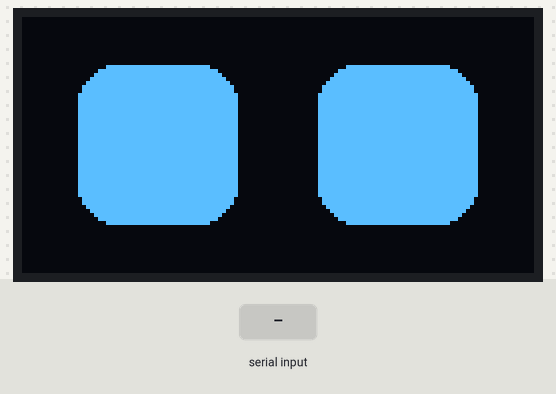
A sketch run on a simulated ESP32. On the bench: 128×64 one-colour display. Inputs (shaded band) come from the test bench. Random numbers use the default seed unless the sketch sets one; what the sketch prints to the serial monitor is not drawn.

Above: at 3.6 s.
3.7 s: "happy\n" received over Serial
At 5.0 s:
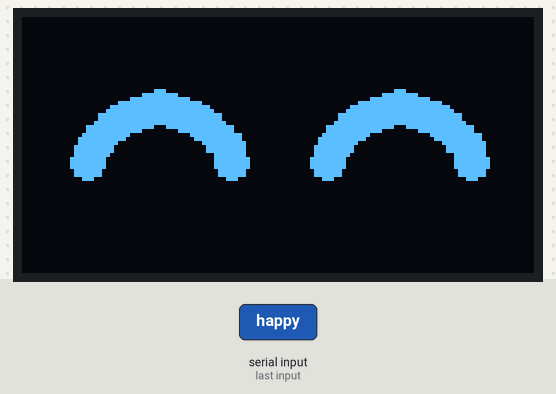
5.5 s: "confused\n" received over Serial
At 6.7 s:
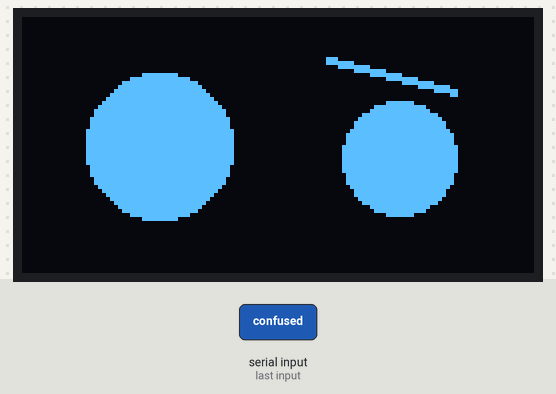
7.3 s: "thinking\n" received over Serial
At 9.8 s:
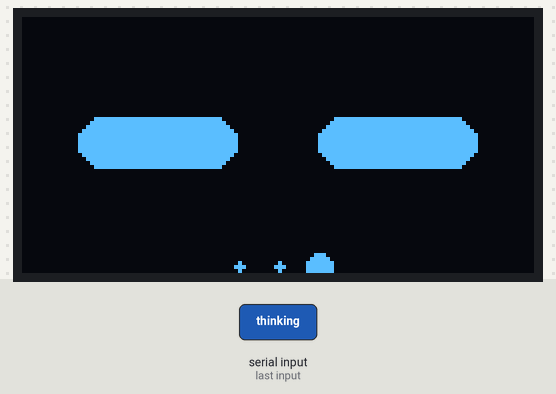
9.9 s: "angry\n" received over Serial
At 11.0 s:
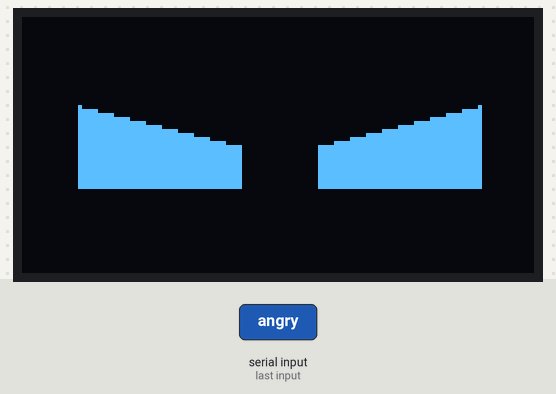
11.7 s: "listening\n" received over Serial
At 12.36 s:
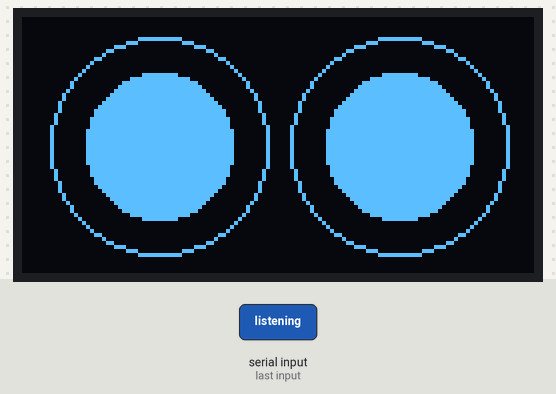
14.5 s: "idle\n" received over Serial
At 14.91 s:
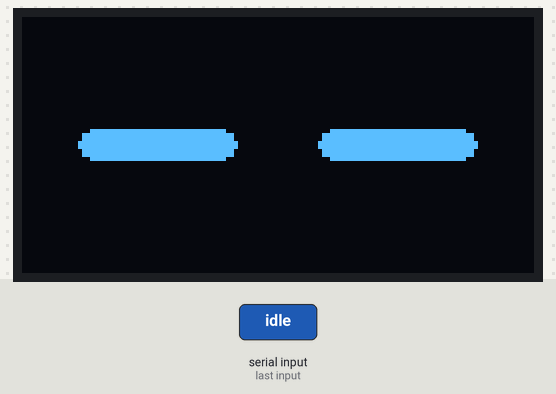
Timing chart, 0 to 17.5 s (numbered marks = the images above; inputs shaded):
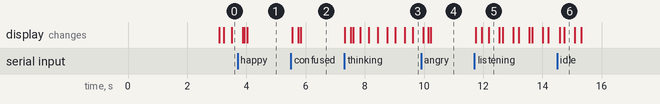

The sketch:

robot_eyes2_estados.ino
```cpp
/*
  Ojos de robot - ESP32 + OLED SSD1306 (128x64, I2C)
  ---------------------------------------------------
  ETAPA 2: Sistema de expresiones y estados.

  Conexiones (NodeMCU-32S) — SIN CAMBIOS respecto al sketch original:
    OLED VCC -> 3V3
    OLED GND -> GND
    OLED SCL -> P22
    OLED SDA -> P21

  Librerías necesarias (Arduino IDE > Administrador de bibliotecas):
    - Adafruit SSD1306
    - Adafruit GFX Library

  ARQUITECTURA
  ------------
  FASE ACTUAL:  ESP32 elige solo entre expresiones (aleatorio con pesos) -> OLED
  FASE FUTURA:  Raspberry Pi / IA decide el estado -> lo manda por Serial (o luego
                WiFi/MQTT) -> setExpression(x) -> OLED

  El "cerebro" (lo que decide qué cara mostrar) está separado del "cuerpo"
  (las funciones que dibujan cada cara). Cuando más adelante llegue la IA,
  lo único que cambia es QUIÉN llama a setExpression(): hoy lo llama un
  temporizador aleatorio (chooseNextAutonomousState), en el futuro lo va a
  llamar el parser de Serial/WiFi con el estado que decida el agente.
*/

#include <Wire.h>
#include <Adafruit_GFX.h>
#include <Adafruit_SSD1306.h>

#define SCREEN_WIDTH 128
#define SCREEN_HEIGHT 64
#define OLED_RESET -1
#define SCREEN_ADDRESS 0x3C   // dirección I2C típica; si no funciona, prueba 0x3D

Adafruit_SSD1306 display(SCREEN_WIDTH, SCREEN_HEIGHT, &Wire, OLED_RESET);

// ============================================================
//  CONFIGURACIÓN BASE DE LOS OJOS (igual que el sketch original)
// ============================================================
int eyeWidth   = 40;   // ancho de cada ojo
int eyeHeight  = 40;   // alto de cada ojo (estado normal, abierto)
int eyeRadius  = 10;   // qué tan redondeadas son las esquinas
int eyeSpacing = 20;   // separación entre los dos ojos

int leftEyeX, rightEyeX, eyeY;
int leftEyeCX, rightEyeCX, eyeCY; // centros (útiles para círculos/arcos)

// ============================================================
//  1. ESTADOS DEL AGENTE
// ============================================================
enum AgentState {
  STATE_IDLE = 0,
  STATE_HAPPY,
  STATE_THINKING,
  STATE_SURPRISED,
  STATE_SLEEPY,
  STATE_CONFUSED,
  STATE_ANGRY,
  STATE_LISTENING,
  STATE_SPEAKING,
  STATE_COUNT           // truco: cantidad total de estados (siempre al final)
};

AgentState currentState = STATE_IDLE;

// Config de cada estado usado en el pool AUTÓNOMO (LISTENING y SPEAKING
// quedan fuera del sorteo a propósito: son para control externo futuro).
struct StateConfig {
  AgentState state;
  const char* name;
  int weight;          // mayor = más probable
  unsigned long minDuration;
  unsigned long maxDuration;
};

StateConfig autonomousPool[] = {
  { STATE_IDLE,       "IDLE",       45, 4000, 9000 },
  { STATE_HAPPY,      "HAPPY",      20, 2500, 4500 },
  { STATE_THINKING,   "THINKING",   15, 3000, 6000 },
  { STATE_SLEEPY,     "SLEEPY",     10, 3000, 6000 },
  { STATE_SURPRISED,  "SURPRISED",   4,  900, 1600 },
  { STATE_CONFUSED,   "CONFUSED",    4, 2000, 3500 },
  { STATE_ANGRY,      "ANGRY",       2, 1500, 2500 },
};
const int autonomousPoolSize = sizeof(autonomousPool) / sizeof(autonomousPool[0]);

// ============================================================
//  2. TEMPORIZADORES / ESTADO INTERNO
// ============================================================
unsigned long stateStartTime = 0;
unsigned long currentStateDuration = 4000;

unsigned long lastIdleBlinkTime = 0;
const unsigned long idleBlinkInterval = 3000; // sólo aplica durante IDLE
bool isTransitioning = false;

// ============================================================
//  DECLARACIONES ADELANTADAS
// ============================================================
void setExpression(AgentState newState, bool withTransition = true);
void renderExpression(AgentState state);
void chooseNextAutonomousState();
void playTransitionBlink();
void checkSerialCommand();

void drawIdle();
void drawHappy();
void drawThinking();
void drawSurprised();
void drawSleepy();
void drawConfused();
void drawAngry();
void drawListening();
void drawSpeaking();

// ============================================================
//  SETUP
// ============================================================
void setup() {
  Serial.begin(115200);

  Wire.begin(21, 22);      // SDA, SCL
  Wire.setClock(400000);   // I2C rápido (400kHz)

  if (!display.begin(SSD1306_SWITCHCAPVCC, SCREEN_ADDRESS)) {
    Serial.println(F("Error: no se detectó la pantalla OLED"));
    while (true);
  }

  int totalWidth = (eyeWidth * 2) + eyeSpacing;
  leftEyeX  = (SCREEN_WIDTH - totalWidth) / 2;
  rightEyeX = leftEyeX + eyeWidth + eyeSpacing;
  eyeY = (SCREEN_HEIGHT - eyeHeight) / 2;

  leftEyeCX  = leftEyeX + eyeWidth / 2;
  rightEyeCX = rightEyeX + eyeWidth / 2;
  eyeCY = eyeY + eyeHeight / 2;

  randomSeed(esp_random());

  display.clearDisplay();
  currentState = STATE_IDLE;
  stateStartTime = millis();
  currentStateDuration = random(4000, 9000);
  renderExpression(currentState);

  Serial.println(F("Agente listo. Estados disponibles por Serial:"));
  Serial.println(F("idle, happy, thinking, surprised, sleepy, confused, angry, listening, speaking"));
}

// ============================================================
//  LOOP  -> un único punto de entrada: updateAgent()
// ============================================================
void loop() {
  updateAgent();
  checkSerialCommand();
}

// ============================================================
//  3. updateAgent(): el "reloj" que decide cuándo pasa algo
// ============================================================
void updateAgent() {
  unsigned long now = millis();

  // --- Micro-parpadeo sólo durante IDLE (la cara de descanso) ---
  if (currentState == STATE_IDLE && !isTransitioning) {
    if (now - lastIdleBlinkTime >= idleBlinkInterval) {
      quickBlinkOnly();
      lastIdleBlinkTime = now;
    }
  }

  // --- Animaciones continuas de algunos estados (no cambian de estado,
  //     sólo re-dibujan su propia cara con una fase animada) ---
  if (!isTransitioning) {
    renderExpression(currentState); // redibuja cada frame para estados con animación (thinking, listening, speaking)
  }

  // --- ¿Se venció el tiempo del estado actual? Sólo se auto-cambia si
  //     el estado actual pertenece al pool autónomo. LISTENING/SPEAKING,
  //     al ser forzados externamente, no vencen solos: se quedan hasta
  //     que alguien (por ahora, vos por Serial) mande el próximo estado. ---
  bool isAutonomousState = (currentState != STATE_LISTENING && currentState != STATE_SPEAKING);

  if (isAutonomousState && (now - stateStartTime >= currentStateDuration)) {
    chooseNextAutonomousState();
  }
}

// ============================================================
//  4. Selección aleatoria con pesos, evitando repetir el mismo estado
// ============================================================
void chooseNextAutonomousState() {
  int totalWeight = 0;
  for (int i = 0; i < autonomousPoolSize; i++) {
    if (autonomousPool[i].state == currentState) continue; // no repetir
    totalWeight += autonomousPool[i].weight;
  }

  int pick = random(0, totalWeight);
  int cumulative = 0;
  StateConfig chosen = autonomousPool[0];

  for (int i = 0; i < autonomousPoolSize; i++) {
    if (autonomousPool[i].state == currentState) continue;
    cumulative += autonomousPool[i].weight;
    if (pick < cumulative) {
      chosen = autonomousPool[i];
      break;
    }
  }

  currentStateDuration = random(chosen.minDuration, chosen.maxDuration);
  setExpression(chosen.state);

  Serial.print(F("[auto] nuevo estado: "));
  Serial.print(chosen.name);
  Serial.print(F(" durante "));
  Serial.print(currentStateDuration);
  Serial.println(F(" ms"));
}

// ============================================================
//  5. setExpression(): el punto único que TODO el mundo debe llamar
//     (hoy el sorteo aleatorio, mañana el parser de la IA)
// ============================================================
void setExpression(AgentState newState, bool withTransition) {
  if (withTransition) {
    playTransitionBlink();
  }
  currentState = newState;
  stateStartTime = millis();
  renderExpression(currentState);
}

// ============================================================
//  6. Transición: parpadeo genérico entre expresiones
// ============================================================
void playTransitionBlink() {
  isTransitioning = true;

  const int steps = 5;
  int stepSize = eyeHeight / steps;
  int stepDelay = 20;

  // Cerrar (cualquiera sea la expresión actual, cerramos con el rect base)
  for (int h = eyeHeight; h >= 2; h -= stepSize) {
    drawLidsHeight(h);
    delay(stepDelay);
  }
  delay(60); // instante cerrado

  isTransitioning = false;
  // La apertura hacia la cara nueva la hace renderExpression() al volver
  // de setExpression(); no hace falta "abrir" genérico porque cada cara
  // tiene su propia forma final.
}

// Dibuja los "párpados" cerrándose como rectángulo genérico (independiente
// de qué expresión sigue). Es sólo el efecto visual del cierre.
void drawLidsHeight(int currentHeight) {
  display.clearDisplay();
  int yOffset = eyeY + (eyeHeight - currentHeight) / 2;
  int radius = min(eyeRadius, currentHeight / 2);
  if (radius < 1) radius = 1;

  display.fillRoundRect(leftEyeX, yOffset, eyeWidth, currentHeight, radius, SSD1306_WHITE);
  display.fillRoundRect(rightEyeX, yOffset, eyeWidth, currentHeight, radius, SSD1306_WHITE);
  display.display();
}

// Parpadeo rápido que NO cambia de estado (usado en reposo durante IDLE)
void quickBlinkOnly() {
  isTransitioning = true;
  const int steps = 5;
  int stepSize = eyeHeight / steps;
  int stepDelay = 16;

  for (int h = eyeHeight; h >= 2; h -= stepSize) { drawLidsHeight(h); delay(stepDelay); }
  delay(40);
  for (int h = 2; h <= eyeHeight; h += stepSize) { drawLidsHeight(h); delay(stepDelay); }
  drawLidsHeight(eyeHeight);

  isTransitioning = false;
}

// ============================================================
//  7. Dispatcher: qué función de dibujo corresponde a cada estado
// ============================================================
void renderExpression(AgentState state) {
  switch (state) {
    case STATE_IDLE:       drawIdle();       break;
    case STATE_HAPPY:      drawHappy();      break;
    case STATE_THINKING:   drawThinking();   break;
    case STATE_SURPRISED:  drawSurprised();  break;
    case STATE_SLEEPY:     drawSleepy();     break;
    case STATE_CONFUSED:   drawConfused();   break;
    case STATE_ANGRY:      drawAngry();      break;
    case STATE_LISTENING:  drawListening();  break;
    case STATE_SPEAKING:   drawSpeaking();   break;
    default:                drawIdle();      break;
  }
}

// ============================================================
//  8. HELPER: arco grueso aproximado (para HAPPY / SLEEPY)
//     Dibuja puntos a lo largo de un arco de círculo y los engrosa
//     con pequeños círculos, ya que Adafruit_GFX no tiene arcos nativos.
// ============================================================
void drawThickArc(int cx, int cy, int r, float startDeg, float endDeg, int thickness) {
  const int samples = 14;
  for (int i = 0; i <= samples; i++) {
    float t = startDeg + (endDeg - startDeg) * ((float)i / samples);
    float rad = t * PI / 180.0;
    int x = cx + (int)(cos(rad) * r);
    int y = cy + (int)(sin(rad) * r);
    display.fillCircle(x, y, thickness, SSD1306_WHITE);
  }
}

// ============================================================
//  9. EXPRESIONES
// ============================================================

// --- IDLE: los ojos rectangulares originales, abiertos ---
void drawIdle() {
  display.clearDisplay();
  int radius = eyeRadius;
  display.fillRoundRect(leftEyeX, eyeY, eyeWidth, eyeHeight, radius, SSD1306_WHITE);
  display.fillRoundRect(rightEyeX, eyeY, eyeWidth, eyeHeight, radius, SSD1306_WHITE);
  display.display();
}

// --- HAPPY: arcos hacia arriba tipo "⌒ ⌒" (ojos sonrientes/cerrados) ---
void drawHappy() {
  display.clearDisplay();
  int r = eyeWidth / 2;
  int thickness = 4;
  // arco superior: de 200° a 340° dibuja una "gorra" hacia arriba
  drawThickArc(leftEyeCX,  eyeCY + r / 2, r, 200, 340, thickness);
  drawThickArc(rightEyeCX, eyeCY + r / 2, r, 200, 340, thickness);
  display.display();
}

// --- SLEEPY: arcos hacia abajo tipo "⌣ ⌣" (párpados caídos) + más lento ---
void drawSleepy() {
  display.clearDisplay();
  int r = eyeWidth / 2;
  int thickness = 3;
  drawThickArc(leftEyeCX,  eyeCY - r / 2, r, 20, 160, thickness);
  drawThickArc(rightEyeCX, eyeCY - r / 2, r, 20, 160, thickness);
  display.display();
}

// --- SURPRISED: círculos grandes bien abiertos ---
void drawSurprised() {
  display.clearDisplay();
  int r = (eyeWidth / 2) + 4; // más grandes que el ojo normal
  display.fillCircle(leftEyeCX, eyeCY, r, SSD1306_WHITE);
  display.fillCircle(rightEyeCX, eyeCY, r, SSD1306_WHITE);
  display.display();
}

// --- THINKING: ojos entornados (rectángulo bajo) + 3 puntitos animados ---
void drawThinking() {
  display.clearDisplay();
  int thinHeight = eyeHeight / 3;
  int yOffset = eyeY + (eyeHeight - thinHeight) / 2;
  int radius = min(eyeRadius, thinHeight / 2);
  if (radius < 1) radius = 1;

  display.fillRoundRect(leftEyeX, yOffset, eyeWidth, thinHeight, radius, SSD1306_WHITE);
  display.fillRoundRect(rightEyeX, yOffset, eyeWidth, thinHeight, radius, SSD1306_WHITE);

  // 3 puntos "procesando", uno se prende por turno según el tiempo
  int dotsY = eyeY + eyeHeight + 10;
  int dotsCenterX = SCREEN_WIDTH / 2;
  int spacing = 10;
  int activeDot = (millis() / 300) % 3; // cambia cada 300ms

  for (int i = -1; i <= 1; i++) {
    int dx = dotsCenterX + i * spacing;
    int radius2 = (i + 1 == activeDot) ? 3 : 1;
    display.fillCircle(dx, dotsY, radius2, SSD1306_WHITE);
  }
  display.display();
}

// --- CONFUSED: asimétrico (un ojo normal, el otro con "ceja" inclinada) ---
void drawConfused() {
  display.clearDisplay();
  int r = eyeWidth / 2;

  // Ojo izquierdo: círculo normal
  display.fillCircle(leftEyeCX, eyeCY, r - 2, SSD1306_WHITE);

  // Ojo derecho: más chico, con una línea de "ceja" inclinada arriba
  display.fillCircle(rightEyeCX, eyeCY + 3, r - 6, SSD1306_WHITE);
  display.drawLine(rightEyeCX - r + 2, eyeCY - r - 2, rightEyeCX + r - 6, eyeCY - r + 6, SSD1306_WHITE);
  display.drawLine(rightEyeCX - r + 2, eyeCY - r - 1, rightEyeCX + r - 6, eyeCY - r + 7, SSD1306_WHITE);

  display.display();
}

// --- ANGRY / WARNING: trapecios inclinados hacia el centro (cejas fruncidas) ---
void drawAngry() {
  display.clearDisplay();
  int h = eyeHeight / 2;
  int yTop = eyeCY - h / 2;
  int yBot = eyeCY + h / 2;

  // Ojo izquierdo: más alto hacia afuera, más bajo hacia el centro
  display.fillTriangle(leftEyeX, yTop,
                        leftEyeX + eyeWidth, yBot,
                        leftEyeX, yBot, SSD1306_WHITE);
  display.fillTriangle(leftEyeX, yTop,
                        leftEyeX + eyeWidth, yTop + h / 2,
                        leftEyeX + eyeWidth, yBot, SSD1306_WHITE);

  // Ojo derecho: espejado (más bajo hacia el centro también)
  display.fillTriangle(rightEyeX + eyeWidth, yTop,
                        rightEyeX, yBot,
                        rightEyeX + eyeWidth, yBot, SSD1306_WHITE);
  display.fillTriangle(rightEyeX + eyeWidth, yTop,
                        rightEyeX, yTop + h / 2,
                        rightEyeX, yBot, SSD1306_WHITE);
  display.display();
}

// --- LISTENING: círculos con un anillo pulsante alrededor (atento) ---
void drawListening() {
  display.clearDisplay();
  int r = eyeWidth / 2 - 2;
  display.fillCircle(leftEyeCX, eyeCY, r, SSD1306_WHITE);
  display.fillCircle(rightEyeCX, eyeCY, r, SSD1306_WHITE);

  // anillo que "respira": su radio crece y decrece con el tiempo
  float phase = (millis() % 1000) / 1000.0; // 0..1
  int pulseR = r + 4 + (int)(6 * sin(phase * 2 * PI));
  display.drawCircle(leftEyeCX, eyeCY, pulseR, SSD1306_WHITE);
  display.drawCircle(rightEyeCX, eyeCY, pulseR, SSD1306_WHITE);

  display.display();
}

// --- SPEAKING: ojos que "laten" en altura simulando energía al hablar ---
void drawSpeaking() {
  display.clearDisplay();
  float phase = (millis() % 400) / 400.0; // ciclo rápido
  int bounce = (int)(6 * sin(phase * 2 * PI));
  int h = eyeHeight - 6 + bounce;
  if (h < 8) h = 8;

  int yOffset = eyeY + (eyeHeight - h) / 2;
  int radius = min(eyeRadius, h / 2);
  if (radius < 1) radius = 1;

  display.fillRoundRect(leftEyeX, yOffset, eyeWidth, h, radius, SSD1306_WHITE);
  display.fillRoundRect(rightEyeX, yOffset, eyeWidth, h, radius, SSD1306_WHITE);
  display.display();
}

// ============================================================
//  10. Gancho de prueba por Serial (esto es lo que el día de mañana
//      va a reemplazar el parser de comandos de la Raspberry Pi)
// ============================================================
void checkSerialCommand() {
  if (!Serial.available()) return;

  String cmd = Serial.readStringUntil('\n');
  cmd.trim();
  cmd.toLowerCase();

  AgentState requested;
  bool matched = true;

  if (cmd == "idle")            requested = STATE_IDLE;
  else if (cmd == "happy")      requested = STATE_HAPPY;
  else if (cmd == "thinking")   requested = STATE_THINKING;
  else if (cmd == "surprised")  requested = STATE_SURPRISED;
  else if (cmd == "sleepy")     requested = STATE_SLEEPY;
  else if (cmd == "confused")   requested = STATE_CONFUSED;
  else if (cmd == "angry")      requested = STATE_ANGRY;
  else if (cmd == "listening")  requested = STATE_LISTENING;
  else if (cmd == "speaking")   requested = STATE_SPEAKING;
  else matched = false;

  if (matched) {
    Serial.print(F("[serial] forzando estado: "));
    Serial.println(cmd);
    setExpression(requested);
    // Si lo forzado es un estado del pool autónomo, le damos una duración
    // nueva para que no cambie al toque solo:
    if (requested != STATE_LISTENING && requested != STATE_SPEAKING) {
      currentStateDuration = random(3000, 6000);
    }
  } else if (cmd.length() > 0) {
    Serial.println(F("Comando no reconocido. Usa: idle, happy, thinking, surprised, sleepy, confused, angry, listening, speaking"));
  }
}
```

Measured:
- after the input at 5.5 s, the display: first changes at once (image 2 shows a later state)
- after the input at 7.3 s, the display: first changes at once (image 3 shows a later state)
